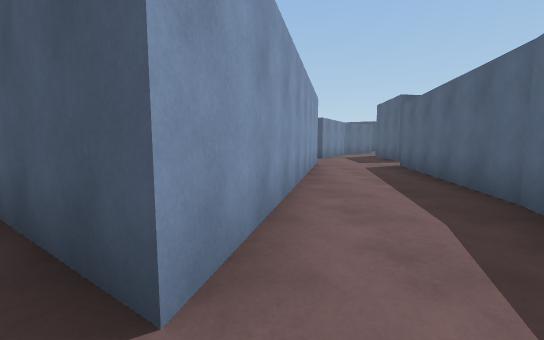
view 1 (above)

16 first-person views from a walk through a scene from a Unity 3-D project. The camera is 1.3 m above the floor, tilts 6° down and sees 90° across. The floor is counted in squares, 2 m on a side. Each view is taken from the middle of a square. On the plan, view 1 faces up. The plan holds only what a view shows up to about 9 squares ahead; the rest is blank. The place goes on beyond the plan. The player character is not drawn. Some animated figures are not drawn. Surface patterns are stand-ins for the level's own textures.

view 2
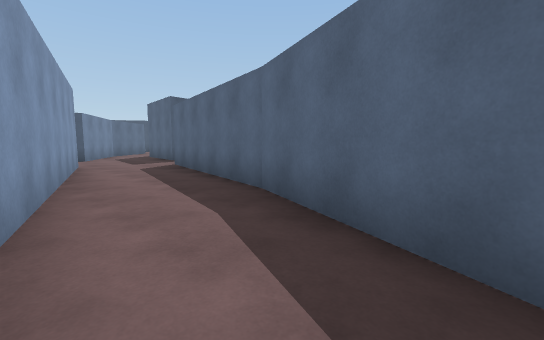

view 3
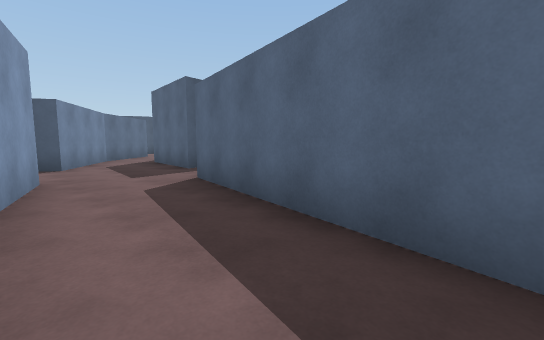

view 4
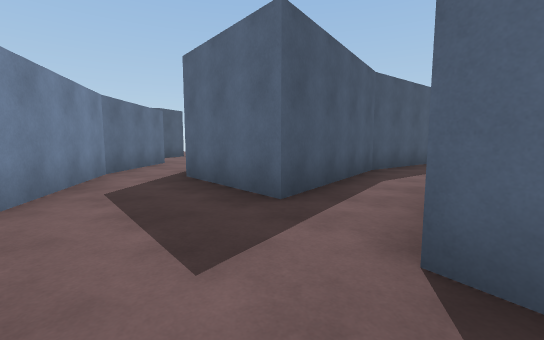

view 5
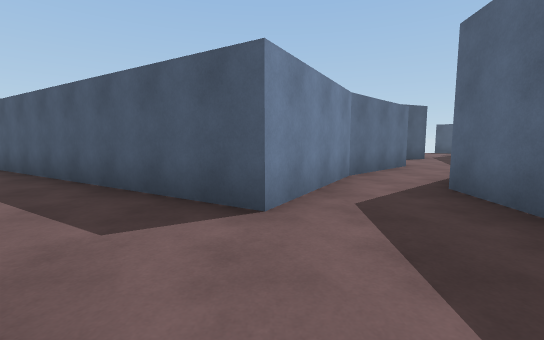

view 6
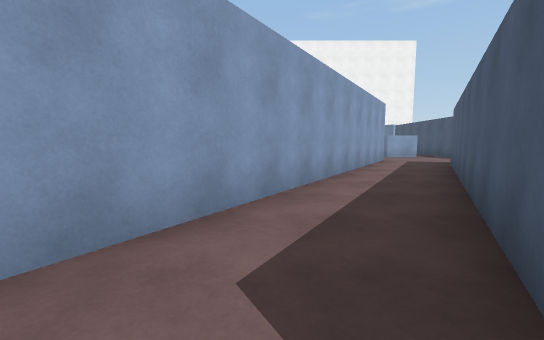

view 7
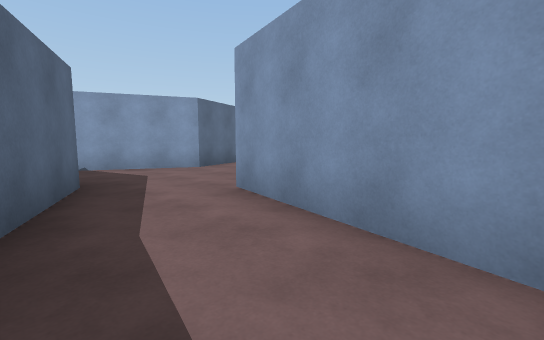

view 8
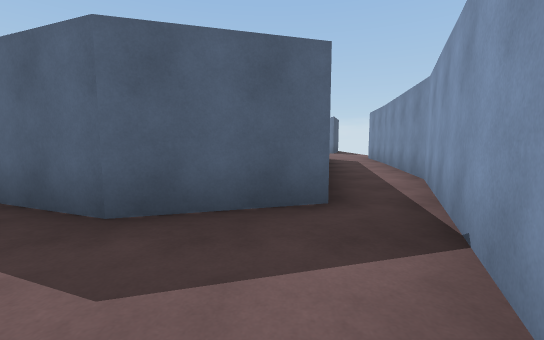

view 9
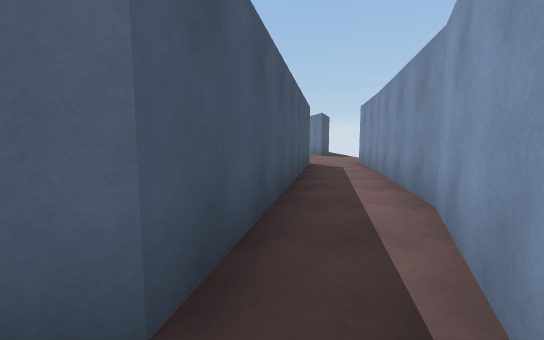

view 10
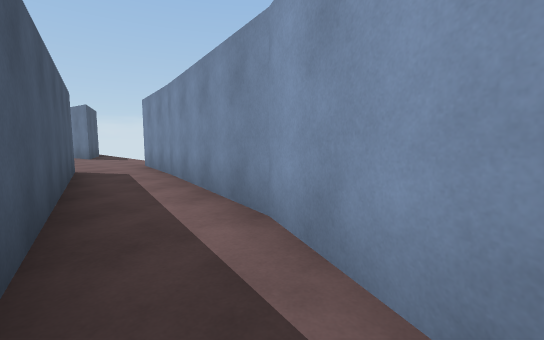

view 11
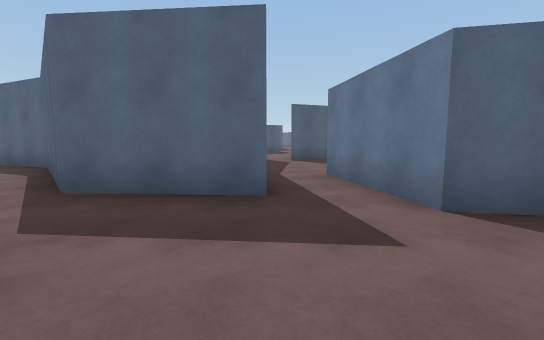

view 12
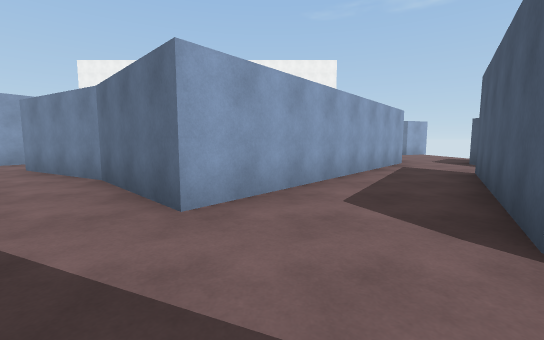

view 13
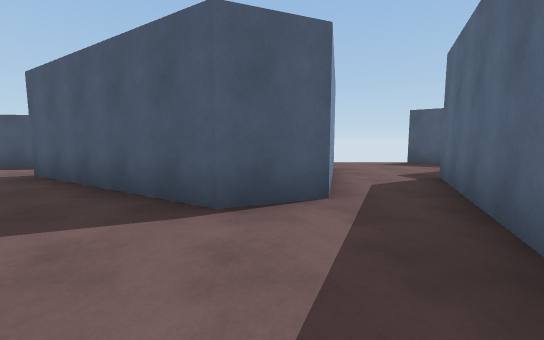

view 14
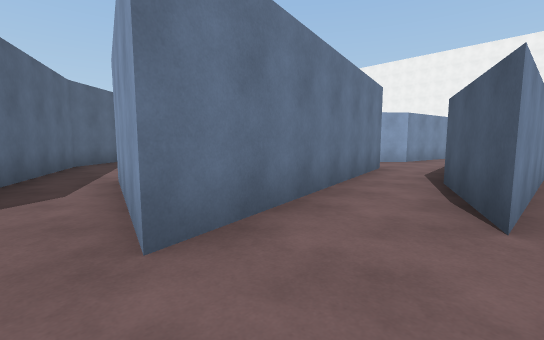

view 15
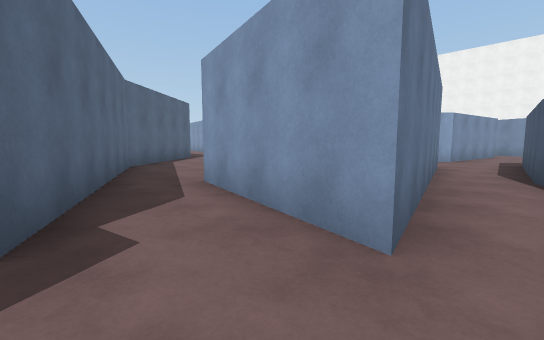

view 16
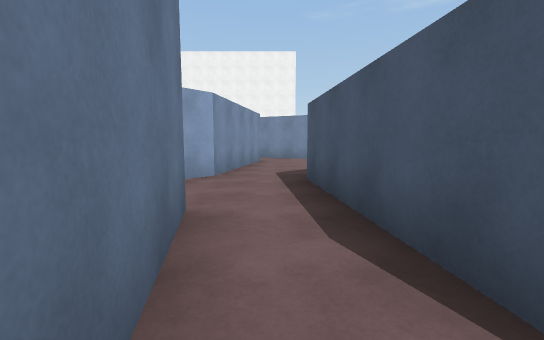

### Floor plan
Ten units are one square. View 1 is at (0, 0); x grows to the right and y downward. Boxes are objects, and circles mark ways between rooms. Rooms are numbered by the first view taken in them; rooms with no view inside come last. Other rooms are left out.
<svg viewBox="-25 -234 131 291">
<path fill="none" stroke="#000" d="M-16 22 38 47M36 46 64 52M66 36 18 26 12 6 19 -12M14 -84 -4 -9M0 -92 8 -87M63 -94 42 -91 44 -117M35 -132 19 -105 11 -110M25 -27 35 -74 64 -79M19 -12 26 -28M76 -181 65 -176 24 -202M19 -182 55 -152M70 -139 77 -145 89 -171M65 -229 41 -219M56 -208 85 -214M24 -202 56 -208M42 -219 2 -216M-2 -199 19 -182M89 -171 101 -200M85 -214 76 -181"/>
<circle cx="10" cy="-10" r="3" fill="#2a7"/>
<circle cx="20" cy="-190" r="3" fill="#2a7"/>
<circle cx="80" cy="-170" r="3" fill="#2a7"/>
<circle cx="50" cy="-210" r="3" fill="#2a7"/>
<circle cx="90" cy="-200" r="3" fill="#2a7"/>
<text x="10" y="20">1</text>
<text x="30" y="-80">2</text>
<text x="50" y="-170">3</text>
<text x="80" y="-220">4</text>
<text x="20" y="-210">5</text>
<text x="90" y="-190">6</text>
</svg>
Room 1 opens to room 2. Room 3 opens to room 5. Room 3 opens to room 6. Room 4 opens to room 5. Room 4 opens to room 6.

Where each view was taken, in squares from view 1:
view 1: 0 up, 0 right, facing up
view 2: 0 up, 0 right, facing up-right
view 3: 3 up, 1 right, facing up-right
view 4: 7 up, 2 right, facing up-right
view 5: 8 up, 2 right, facing up
view 6: 10 up, 2 right, facing left
view 7: 4 up, 2 right, facing down-left
view 8: 2 down, 1 left, facing right
view 9: 3 down, 1 right, facing right
view 10: 3 down, 2 right, facing down-right
view 11: 9 up, 1 right, facing right
view 12: 16 up, 8 right, facing left
view 13: 15 up, 7 right, facing up
view 14: 23 up, 9 right, facing down-left
view 15: 22 up, 10 right, facing down-left
view 16: 21 up, 5 right, facing left
